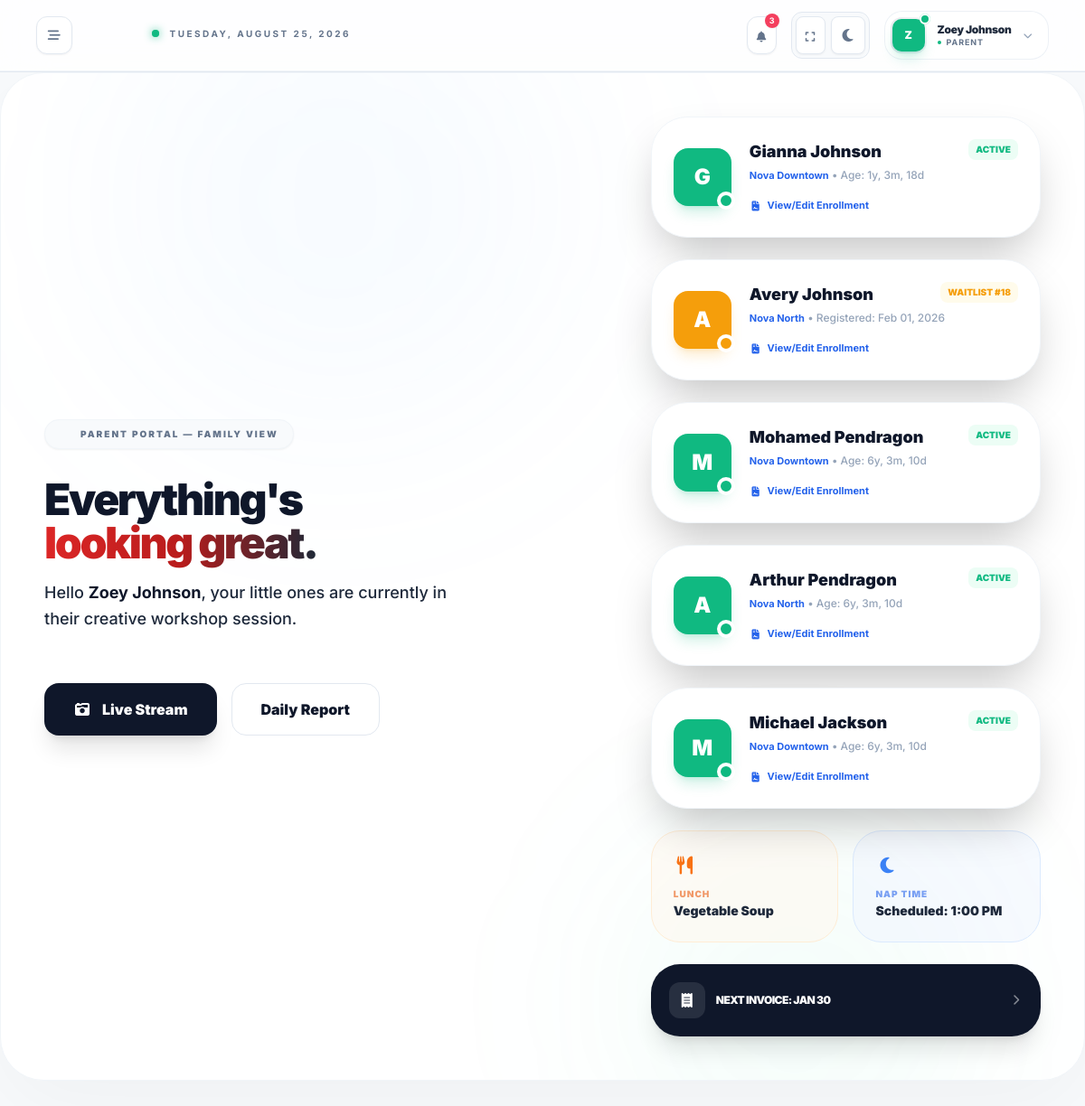
The page /dashboard/parent/ (signed in) on the database as committed earlier.
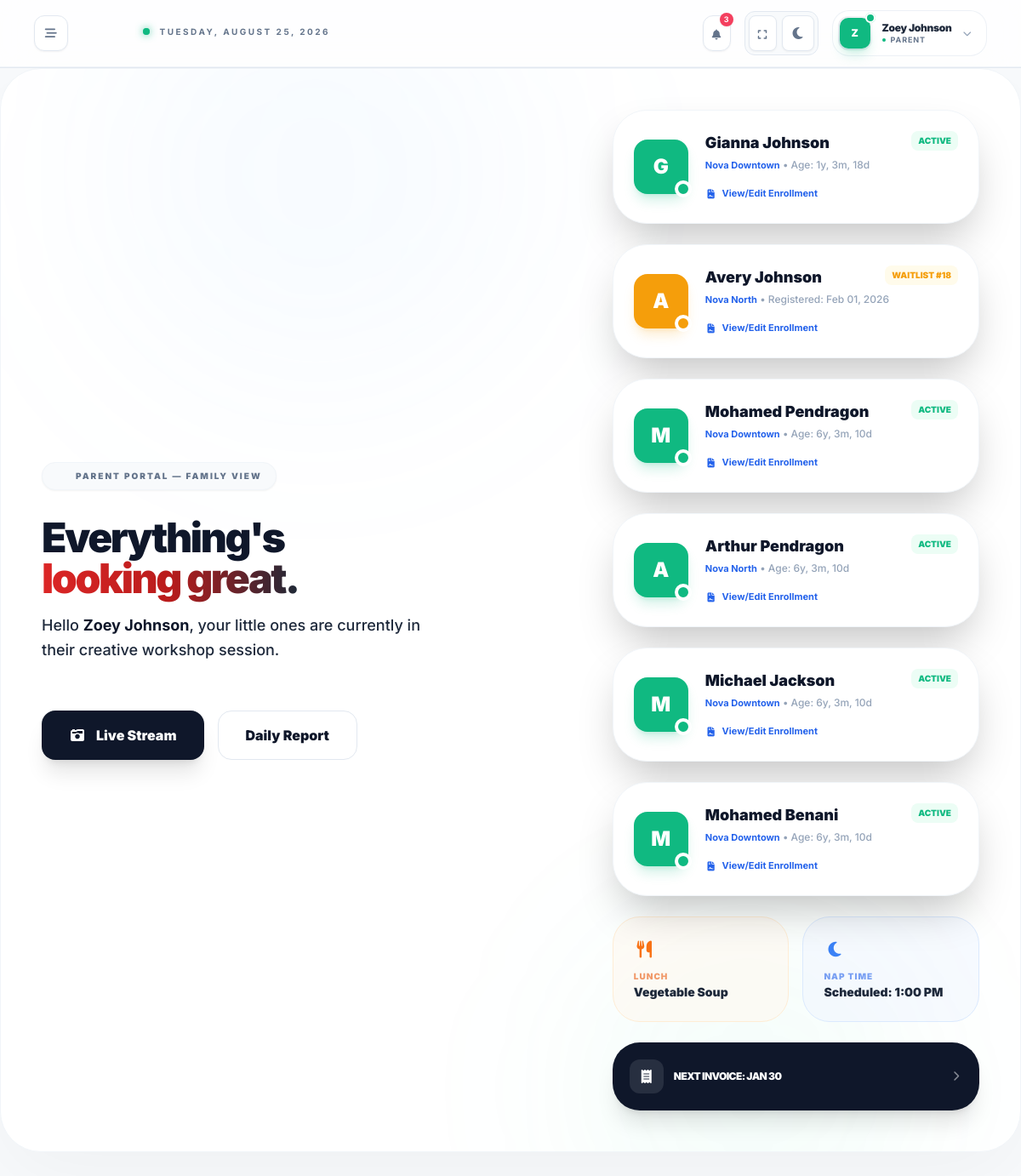
The same page on the database as committed later.
### dashboard/models.py (models this page shows, shortened)
class Child(models.Model):
    child_id = models.UUIDField(primary_key=True, default=uuid.uuid4, editable=False)
    center = models.ForeignKey(
        Center, on_delete=models.CASCADE, related_name="children"
    )
    assigned_group = models.ForeignKey(
        Group, on_delete=models.SET_NULL, null=True, related_name="enrolled_children"
    )
    assigned_educator = models.ForeignKey(
        "accounts.Educator",
        on_delete=models.SET_NULL,
        null=True,
        blank=True,
        related_name="assigned_children",
    )
    first_name = models.CharField(max_length=100)
    last_name = models.CharField(max_length=100)
    gender = models.CharField(max_length=10, choices=[('masculin', 'Masculin'), ('féminin', 'Féminin')], blank=True)
    birth_date = models.DateField()
    medical_info = models.JSONField(default=dict, blank=True)
    profile_photo = models.ImageField(upload_to='children_photos/', blank=True, null=True)
    status = models.CharField(max_length=20, default="active")
    created_at = models.DateTimeField(auto_now_add=True)
    address = models.TextField(blank=True, help_text="Child's residential address")
    medicare_number = models.CharField(max_length=50, blank=True)
    medicare_expiry = models.DateField(null=True, blank=True)
    @property
    def age_display(self):
        today = date.today()
        birth_date = self.birth_date
        years = today.year - birth_date.year
        months = today.month - birth_date.month
        days = today.day - birth_date.day
        if months < 0:
            years -= 1
            months += 12
        parts = []
        if years > 0: parts.append(f"{years}y")
        if months > 0: parts.append(f"{months}m")
        if days > 0: parts.append(f"{days}d")
        return ", ".join(parts) if parts else "0d"

class Center(models.Model):
    center_id = models.UUIDField(primary_key=True, default=uuid.uuid4, editable=False)
    organization = models.ForeignKey(
        Organization, on_delete=models.CASCADE, related_name="centers"
    )
    name = models.CharField(max_length=255)
    address = models.TextField()
    timezone = models.CharField(max_length=50, default="America/Moncton")
    director = models.OneToOneField(
        "accounts.Director",
        on_delete=models.SET_NULL,
        null=True,
        related_name="managed_center",
    )
    created_at = models.DateTimeField(auto_now_add=True)

### accounts/views.py (the view)
# urls.py: path("dashboard/parent/", parent_dashboard, name="parent_dashboard"),
@login_required
def parent_dashboard(request):
    user = request.user
    if user.role_type != 'parent':
        return redirect('dashboard_redirect')
    try:
        profile = user.parent_profile
    except ParentProfile.DoesNotExist:
        profile = None
    children = []
    if profile:
        relationships = ParentChildRelationship.objects.filter(parent=profile).select_related('child')
        children = [rel.child for rel in relationships]
    for child in children:
        if child.status == 'waitlist':
            pos = Child.objects.filter(
                center=child.center,
                status='waitlist',
                created_at__lt=child.created_at
            ).count() + 1
            child.waitlist_position = pos
        try:
            _ = child.enrollment_forms.filter(is_active=True).first()
            child.has_enrollment_form = True
        except:
            child.has_enrollment_form = False
    return render(request, "parent_dashboard.html", {'children': children})

### communication/context_processors.py (called while the page is built)
def unread_messages_count(request):
    if request.user.is_authenticated:
        count = Message.objects.filter(receiver=request.user, is_read=False).count()
        return {'unread_count': count}
    return {'unread_count': 0}

### dashboard/context_processors/theme_sidebar.py (called while the page is built)
def theme(request):
    return {'theme': request.COOKIES.get('theme', 'light')}

def sidebar(request):
    return {
        'sidebar_state': request.COOKIES.get('sidebar', 'closed'),
        'open_section': request.COOKIES.get('open_section', '')
    }

### accounts/templates/parent_dashboard.html (shortened to what the changed rows need)
{% extends "base.html" %}
{% block content %}
<div class="relative min-h-[500px] overflow-hidden bg-white dark:bg-slate-950 rounded-[3rem] border border-slate-100 dark:border-slate-800 p-8 md:p-12 shadow-[0_30px_100px_rgba(0,0,0,0.04)] mb-12">
    <div class="relative z-10 grid lg:grid-cols-12 gap-12 items-center">
        <div class="lg:col-span-7 space-y-8">
            <div class="space-y-4">
                <h1 class="text-5xl md:text-5xl font-black text-slate-900 dark:text-white leading-[0.9] tracking-tighter">
                    Everything's<br>
                    <span class="bg-gradient-to-r from-red-600 via-red-700 to-gray-800 bg-clip-text text-transparent">
                    </span>
                </h1>
            </div>
        </div>
        <div class="lg:col-span-5 relative">
            <div class="space-y-6">
                {% for child in children %}
                <div class="group relative bg-white dark:bg-slate-900 rounded-[2.5rem] border border-slate-100 dark:border-slate-800 p-6 shadow-2xl hover:-translate-y-2 transition-all duration-500">
                    <div class="flex items-center gap-5">
                        <div class="relative">
                            <div class="w-16 h-16 rounded-2xl {% if child.status == 'waitlist' %}bg-amber-500 shadow-amber-500/20{% else %}bg-emerald-500 shadow-emerald-500/20{% endif %} flex items-center justify-center text-white text-2xl font-black shadow-lg">
                                {{ child.first_name|slice:":1" }}
                            </div>
                            <div class="absolute -bottom-1 -right-1 w-5 h-5 {% if child.status == 'waitlist' %}bg-amber-500{% else %}bg-emerald-500{% endif %} border-4 border-white dark:border-slate-900 rounded-full"></div>
                        </div>
                        <div class="flex-1">
                            <div class="flex justify-between items-start">
                                <h3 class="text-lg font-black text-slate-900 dark:text-white">{{ child.first_name }} {{ child.last_name }}</h3>
                                {% if child.status == 'waitlist' %}
                                <span class="text-[10px] font-black text-amber-500 bg-amber-50 dark:bg-amber-500/10 px-2 py-1 rounded-lg uppercase">
                                    Waitlist #{{ child.waitlist_position }}
                                </span>
                                {% else %}
                                <span class="text-[10px] font-black text-emerald-500 bg-emerald-50 dark:bg-emerald-500/10 px-2 py-1 rounded-lg uppercase">
                                    Active
                                </span>
                                {% endif %}
                            </div>
                            <p class="text-xs text-slate-400 font-medium mt-1">
                                <span class="inline-flex items-center text-[11px] font-bold text-blue-600 hover:text-blue-700">{{ child.center.name }} </span>
                                &bull;
                                {% if child.status == 'waitlist' %}
                                    Registered: {{ child.created_at|date:"M d, Y" }}
                                {% else %}
                                    Age: {{ child.age_display }}
                                {% endif %}
                            </p>
                             <div class="mt-3">
                                <a href="{% url 'enrollment_edit' child.child_id %}" class="inline-flex items-center text-[11px] font-bold text-blue-600 hover:text-blue-700">
                                    <i class="fa-solid fa-file-contract mr-1.5"></i>
                                    {% if child.has_enrollment_form %}
                                        View/Edit Enrollment
                                    {% else %}
                                        Complete Enrollment
                                    {% endif %}
                                </a>
                            </div>
                        </div>
                    </div>
                </div>
                {% empty %}
                <div class="p-6 text-center text-slate-500">
                    No children registered yet. <a href="{% url 'register_child' %}" class="text-blue-500 font-bold underline">Register now</a>
                </div>
                {% endfor %}
            </div>
        </div>
    </div>
</div>
{% endblock %}

Rows that differ between the two databases and show on the page:
added Child: first_name "M", first_name "Mohamed", last_name "Benani", status "ACTIVE", center.name "Nova Downtown", age_display "6y, 3m, 10d", shows "View/Edit Enrollment"
